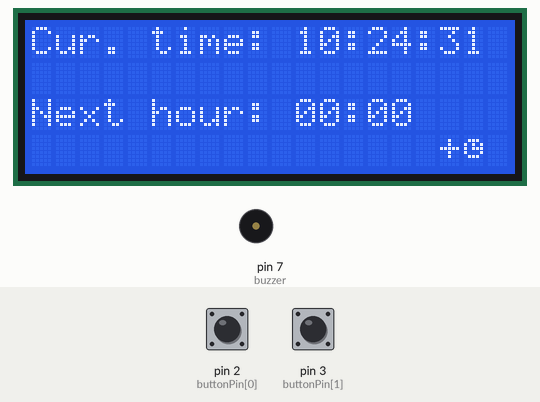
Recording of a sketch running on a simulated Arduino Uno, built with avr-gcc and run on an emulated ATmega328P. Shown: 20×4 character LCD, buzzer (waves = sounding). The test bench sets the inputs (shaded band); at power-on: pin 3 (buttonPin[1]) LOW, pin 2 (buttonPin[0]) LOW. The local clock reads 2024-03-15 10:24:30 at power-on unless the sketch sets it; EEPROM starts erased.

Above: at 1.4 s.
1.5 s: pin 3 (buttonPin[1]) pulled HIGH for 0.15 s
At 2.7 s:
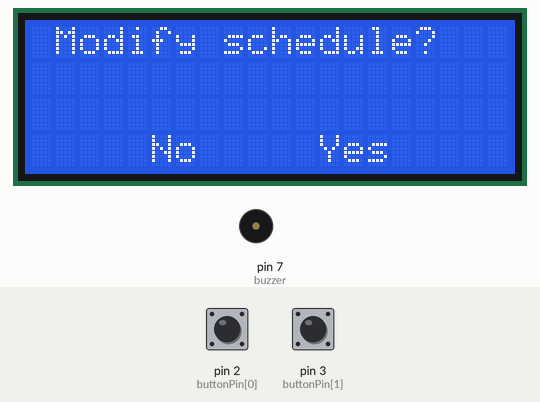
3.1 s: pin 3 (buttonPin[1]) pulled HIGH for 1 s
At 3.7 s:
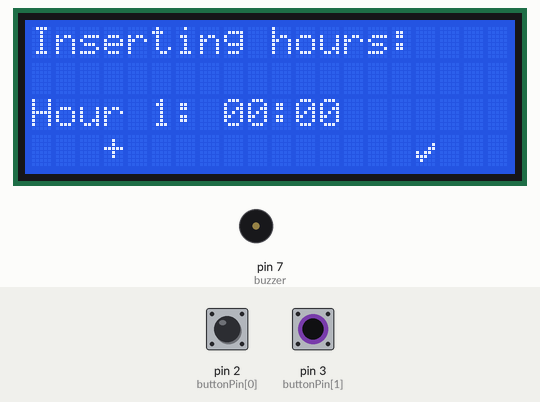
6.6 s: pin 2 (buttonPin[0]) pulled HIGH for 0.15 s
At 7.4 s:
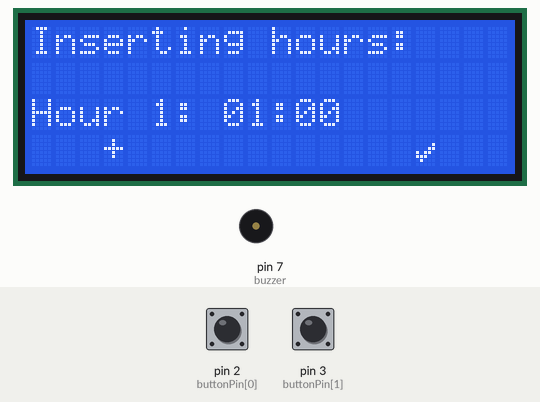
8.2 s: pin 2 (buttonPin[0]) pulled HIGH for 1 s
10.7 s: pin 3 (buttonPin[1]) pulsed HIGH 5 times (0.12 s each, 0.3 s apart)
At 12.7 s:
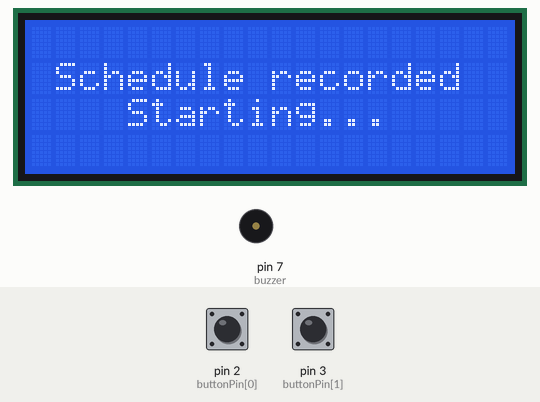
15.2 s: pin 3 (buttonPin[1]) pulsed HIGH 5 times (0.12 s each, 0.3 s apart)
At 16.06 s:
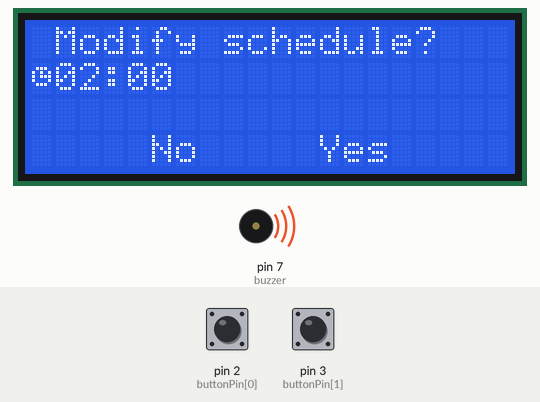
Timing chart, 0 to 18.2 s (numbered marks = the images above; inputs shaded):
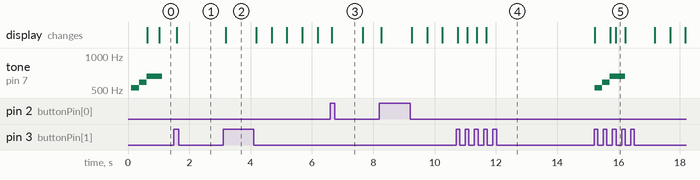

Measured:
- after the input at 1.5 s, the display: changes after 0.09 s (image 1)
- after the input at 3.1 s, the display: changes after 0.08 s (image 2)
- after the input at 6.6 s, the display: changes after 0.05 s (image 3)
- after the input at 10.7 s, the display: first differs from a run without the input after 0.37 s (image 4 shows a later state)
- after the input at 15.2 s, the display: first differs from a run without the input after 0.71 s (image 5)

The sketch:

pill_dispenser.ino
```cpp
#include <Wire.h>
#include <Stepper.h>
#include <LiquidCrystal_I2C.h>
#include <RTClib.h>
#include <EEPROM.h>

///////////////////////////////////// PINS

const int buzzer = 7;
const int buttonPin[2] = {2, 3};

///////////////////////////////////// DEFINES

//number of segments on Carousel
const int numberSegments = 12;
//max stored dispense times possible
const int MaxDispTimes = 6;

///////////////////////////////////// BUTTONS

int buttonState[2];
int lastButtonState[2] = {LOW, LOW};

unsigned long lastDebounceTime = 0;
unsigned long debounceDelay = 50;

///////////////////////////////////// LCD

LiquidCrystal_I2C lcd(0x27, 20, 4);

//clock symbol
byte customChar0[] = {
  B00000,
  B01110,
  B10101,
  B10111,
  B10001,
  B01110,
  B00000,
  B00000
};

//check symbol
byte customChar1[] = {
  B00000,
  B00000,
  B00001,
  B00011,
  B10110,
  B11100,
  B01000,
  B00000
};

///////////////////////////////////// STEPPER

const int stepsPerRevolution = 2048;

Stepper stepper(stepsPerRevolution, 8, 10, 9, 11);

///////////////////////////////////// RTC
RTC_DS3231 rtc;

///////////////////////////////////// VARIABLES


//store number of dispense times
int dispTimes = 0;

//store dispense times
struct Time {
  uint8_t  hh;
  uint8_t  mm;
};

Time dispTime[MaxDispTimes];

//controll of the dispense times that has already been dispensed
unsigned dispensed;

//control variable to lock dispenser from dispensing untill midnight
bool lock = false;


////////////////////////////////////////////////////////////////////// SETUP

void setup() {
    Serial.begin(9600);

    load_dispTime(); //pulls data from EEPROM back to global variables

    //pins
    pinMode(buttonPin[0], INPUT);
    pinMode(buttonPin[1], INPUT);
    pinMode(buzzer, OUTPUT);


    //lcd
    lcd.init();
    lcd.setBacklight(HIGH);
    lcd.createChar(0, customChar0);
    lcd.createChar(1, customChar1);

    //stepper
    stepper.setSpeed(5);

    //rtc
    if (! rtc.begin()) {
      Serial.println("Couldn't find RTC");
      Serial.flush();
      while (1) delay(10);
    }

    if (rtc.lostPower()) {
      Serial.println("RTC lost power, let's set the time!");
      setTime();
    }

    working();

    lcd.clear();
    lcd.print("ERROR");
}

////////////////////////////////////////////////////////////////////// LOOP

void loop() {
}

///////////////////////////////////////////////////////////////////// FUNCTIONS

//Working state
void working() {
  bool once = true;
  int next;
  while (1) {
      if (once) { //run once
        once = false;
        next = nextDispense();
        lcd.setBacklight(HIGH);
        lcd.clear();
        lcd.setCursor(0,0);
        lcd.print("Cur. time: ");
        lcd.setCursor(0,2);
        lcd.print("Next hour: ");

        lcd.setCursor(17,3);
        lcd.print("+");
        lcd.write(0);
        lcd.setCursor(0,3);

        tone(buzzer, 523, 250);
        delay(250);
        tone(buzzer, 587, 250);
        delay(250);
        tone(buzzer, 659, 500);
      }

      DateTime now = rtc.now();  //pull curent time from RTC
      //print curent time
      lcd.setCursor(11,0);
      char buf1[] = "hh:mm:ss";
      lcd.print(now.toString(buf1));
      //print next dispense time
      lcd.setCursor(11,2);
      timeDisplay(dispTime[next].hh ,dispTime[next].mm);

      //lcd.setCursor(0,3);
      //lcd.print(lock);

      //first dispense of day is now, so unlock block from previous day
      if(lock == true && dispTime[0].hh > now.hour() && dispTime[0].mm > now.minute()) {
        lock = false;
      }

      //time match dispense now
      if(dispTime[next].hh <= now.hour() && dispTime[next].mm <= now.minute() && !lock)  {
        Serial.println("DISPENSING");
        dispense(1);
        confirmCollect();
        once = true;
        next++;
        if (next >= dispTimes) {
          next = 0;     //next dispense will be the first one from the next day
          lock = true;  //lock until first dipense time of next day
        }
      }
      if(buttonPress(1)) {
        newDispTimes();
        lock = false;
        once = true;
      }
      //delay(1000);
  }
}

//Insert new dispense times
void newDispTimes() {

  lcd.clear();
  lcd.setCursor(1,0);
  lcd.print("Modify schedule?");
  lcd.setCursor(0,1);
  printDispTimes();

  lcd.setCursor(5,3);
  lcd.print("No");

  lcd.setCursor(12,3);
  lcd.print("Yes");

  while (1) {
    if(buttonPress(0)) {//  NO
      return;
    }
    if(buttonPress(1)) {//  YES
      break;
    }
  }

  bool check = true;
  int indx = 0;
  int control = 0;
  int correctTime = 0;
  while (1) {
    lcd.clear();
    lcd.setCursor(0,0);
    lcd.print("Inserting hours:");
    lcd.setCursor(0,2);
    lcd.print("Hour ");
    lcd.print(indx + 1);
    lcd.print(":");

    lcd.setCursor(3,3);
    lcd.print("+");

    lcd.setCursor(16,3);
    lcd.write(1);

    //preset time for better user interaction
    if (correctTime == 0) {
      if (indx == 0) {
        dispTime[indx].hh = 0;
        dispTime[indx].mm = 0;
      } else {
        dispTime[indx].hh = dispTime[indx - 1].hh;
        dispTime[indx].mm = dispTime[indx - 1].mm;
      }
    }
    correctTime = 0;
    unsigned long timePassed = millis();
    bool forceTime = 1;//force digits to apear(ignore blick once)

    while (1) {
      if (control == 0) { //choosing hours
        if(buttonPress(0)) {// +
          forceTime = 1;
          if(dispTime[indx].hh < 24) {
            dispTime[indx].hh++;
          } else {
            dispTime[indx].hh = 0;
          }
        }
        if(buttonPress(1)) {// OK
          control = 1;
        }
      }

      if (control == 1) { //choosing minutes
        if(buttonPress(0)) {// +
          forceTime = 1;
          if(dispTime[indx].mm < 59) {
            dispTime[indx].mm += 1;
          } else {
            dispTime[indx].mm = 0;
          }
        }
        if(buttonPress(1)) {// OK
          break;
        }
      }

      //update selecting time display and blink digits
      if ((millis() - timePassed) == 500 || forceTime) {
        if (forceTime) timePassed = millis();
        forceTime = 0;
        lcd.setCursor(8,2);
        timeDisplay(dispTime[indx].hh ,dispTime[indx].mm);
      }
      if ((millis() - timePassed) >= 1000) {
        timePassed = millis();
        if (control == 0) lcd.setCursor(8,2);
        if (control == 1) lcd.setCursor(11,2);
        lcd.print("  ");

      }
    }
    // confirm adding dispense time?
    lcd.clear();
    lcd.setCursor(3,1);
    lcd.print("Confirm ");
    timeDisplay(dispTime[indx].hh ,dispTime[indx].mm);
    lcd.print("?");

    lcd.setCursor(5,3);
    lcd.print("No");

    lcd.setCursor(12,3);
    lcd.print("Yes");

    while (1) {
      if(buttonPress(0)) {//  NO
        control = 0;
        dispTimes = indx;
        correctTime = 1;
        break;
      }
      if(buttonPress(1)) {//  YES
        indx++;
        dispTimes = indx;
        control = 2;
        break;
      }
    }
    while (control == 2) { //Finish, want to store and execute or add more dispense times?
      lcd.clear();
      lcd.setCursor(1,0);
      lcd.print("Record ");
      lcd.print(dispTimes);
      if (dispTimes == 1) lcd.print(" hour?");
      else lcd.print(" hours");
      lcd.setCursor(0,1);

      lcd.setCursor(5,3);
      lcd.print("+");
      lcd.write(0);

      lcd.setCursor(12,3);
      lcd.print("Yes");

      //display all dispense times
      sort_dispTime();
      lcd.setCursor(0,1);
      printDispTimes();
      while (1) {
        if (buttonPress(0)){ // +
          control = 0;
          if (dispTimes == MaxDispTimes) {//max Dispense Time limit reached
            control = 2;
            lcd.clear();
            lcd.setCursor(1,1);
            lcd.print("Maximum limit of ");
            lcd.print(MaxDispTimes);
            lcd.setCursor(1,2);
            lcd.print("hours reached");
            tone(buzzer, 110, 250);
            delay(2000);
          }
          break;
        }
        if(buttonPress(1)) {//confirms saved times
          sort_dispTime();
          store_dispTime();

          lcd.clear();
          lcd.setCursor(1,1);
          lcd.print("Schedule recorded");
          lcd.setCursor(4,2);
          lcd.print("Starting...");
          delay(3500);

          return;//back to working()
        }
      }
    }
  }
}

//set time on RTC
void setTime () {
  unsigned long timePassed = millis();
  bool forceTime = 1;//force digits to apear(ignore blick once)
  bool control = 0;
  Time setTime;
  setTime.hh = 0;
  setTime.mm = 0;
  while (1) {
    lcd.clear();
    lcd.setCursor(0,0);
    lcd.print("Enter current time:");

    lcd.setCursor(3,3);
    lcd.print("+");

    lcd.setCursor(16,3);
    lcd.write(1);
    while (1) {
      if (control == 0) { //choosing hours
        if(buttonPress(0)) {// +
          forceTime = 1;
          if(setTime.hh < 24) {
            setTime.hh++;
          } else {
            setTime.hh = 0;
          }
        }
        if(buttonPress(1)) {// OK
          control = 1;
        }
      }

      if (control == 1) { //choosing minutes
        if(buttonPress(0)) {// +
          forceTime = 1;
          if(setTime.mm < 59) {
            setTime.mm += 1;
          } else {
            setTime.mm = 0;
          }
        }
        if(buttonPress(1)) {// OK
          break;
        }
      }

      //update selecting time display and blink digits
      if ((millis() - timePassed) == 500 || forceTime) {
        if (forceTime) timePassed = millis();
        forceTime = 0;
        lcd.setCursor(8,2);
        timeDisplay(setTime.hh ,setTime.mm);
      }
      if ((millis() - timePassed) >= 1000) {
        timePassed = millis();
        if (control == 0) lcd.setCursor(8,2);
        if (control == 1) lcd.setCursor(11,2);
        lcd.print("  ");

      }
    }
    //confirm time
    lcd.clear();
    lcd.setCursor(0,0);
    lcd.print("Confirm ");
    timeDisplay(setTime.hh ,setTime.mm);
    lcd.print(" ?");

    lcd.setCursor(5,3);
    lcd.print("No");

    lcd.setCursor(12,3);
    lcd.print("Yes");

    while (1) {
      if(buttonPress(0)) {//  NO
        control = 0;
        break;
      }
      if(buttonPress(1)) {//  YES
        rtc.adjust(DateTime(2000, 01, 01, setTime.hh ,setTime.mm, 0));
        return;
      }
    }
  }
}

//alert and wait for the user to press the button
void confirmCollect() {
  bool ledState = true;
  unsigned long timePassed = millis();
  lcd.clear();
  lcd.setCursor(2,1);
  lcd.print("Collect medicine");
  lcd.setCursor(0,2);
  lcd.print("and press the button");

  while (1) {
    if ((millis() - timePassed) == 500)
      lcd.setBacklight(LOW);
    if ((millis() - timePassed) == 1000)
      lcd.setBacklight(HIGH);
    if ((millis() - timePassed) > 1000) {
      timePassed = millis();
      tone(buzzer, 500, 500);
    }

    if(buttonPress(1) || buttonPress(0)) { // press to confirm
      lcd.setBacklight(HIGH);
      return;// back to working
    }
  }
}

//sort dispense times
void sort_dispTime() {
  for (int step = 1; step < dispTimes; step++) {
    Time key = dispTime[step];
    int j = step - 1;

    while (((key.hh < dispTime[j].hh) || (key.hh == dispTime[j].hh && key.mm < dispTime[j].mm)) && j >= 0) {
      dispTime[j + 1] = dispTime[j];
      --j;
    }
    dispTime[j + 1] = key;
  }
}

//stores dispTime[] and dispTimes to EEPROM
void store_dispTime() {
  int addr = 0;
  EEPROM.put(addr, dispTimes);
  addr += sizeof(dispTimes);
  for (int i = 0; i < dispTimes; i++) {
    EEPROM.put(addr, dispTime[i]);
    addr += sizeof(struct Time);
  }
}

//loads dispTime[] and dispTimes from EEPROM
void load_dispTime() {
  int addr = 0;
  EEPROM.get(addr, dispTimes);
  addr += sizeof(dispTimes);
  for (int i = 0; i < dispTimes; i++) {
    EEPROM.get(addr, dispTime[i]);
    addr += sizeof(struct Time);
  }
}

//print stored Dispense Times
void printDispTimes() {
  lcd.setCursor(0,1);
  for (int i = 0; i < dispTimes; i++) {
    lcd.write(0);
    timeDisplay(dispTime[i].hh ,dispTime[i].mm);
    if (i < dispTimes - 1) lcd.print(" ");
    if (i == 2) lcd.setCursor(0,2);
  }
}

//Get next dispense time indice
int nextDispense () {
  DateTime now = rtc.now();
  for (int i = 0; i < dispTimes; i++) {
   if(dispTime[i].hh > now.hour() || (dispTime[i].hh == now.hour() && dispTime[i].mm > now.minute())) {
      return i;
   }
  }
  //if no dispense time is bigger lock until midnight and return first one from next day
  lock = true;
  return 0;
}

//Print time format to LCD
void timeDisplay(int hour, int minute){
  if(hour < 10)
    lcd.print('0');
  lcd.print(hour,DEC);
  lcd.print(":");
  if(minute < 10)
    lcd.print('0');
  lcd.print(minute,DEC);
}

//Rotate stepper one particion
void dispense(int times) {
    stepper.step((stepsPerRevolution/numberSegments)*times);
}

//Get button input and debouce
bool buttonPress(int buttonPinToPress) {
  int reading = digitalRead(buttonPin[buttonPinToPress]);

  if (reading != lastButtonState[buttonPinToPress]) {
    lastDebounceTime = millis();
  }

  if ((millis() - lastDebounceTime) > debounceDelay) {
    if (reading != buttonState[buttonPinToPress]) {
      buttonState[buttonPinToPress] = reading;

      if (buttonState[buttonPinToPress] == HIGH) {
        lastButtonState[buttonPinToPress] = reading;

        return true;
      }
    }
  }

  lastButtonState[buttonPinToPress] = reading;
  return false;
}
```
